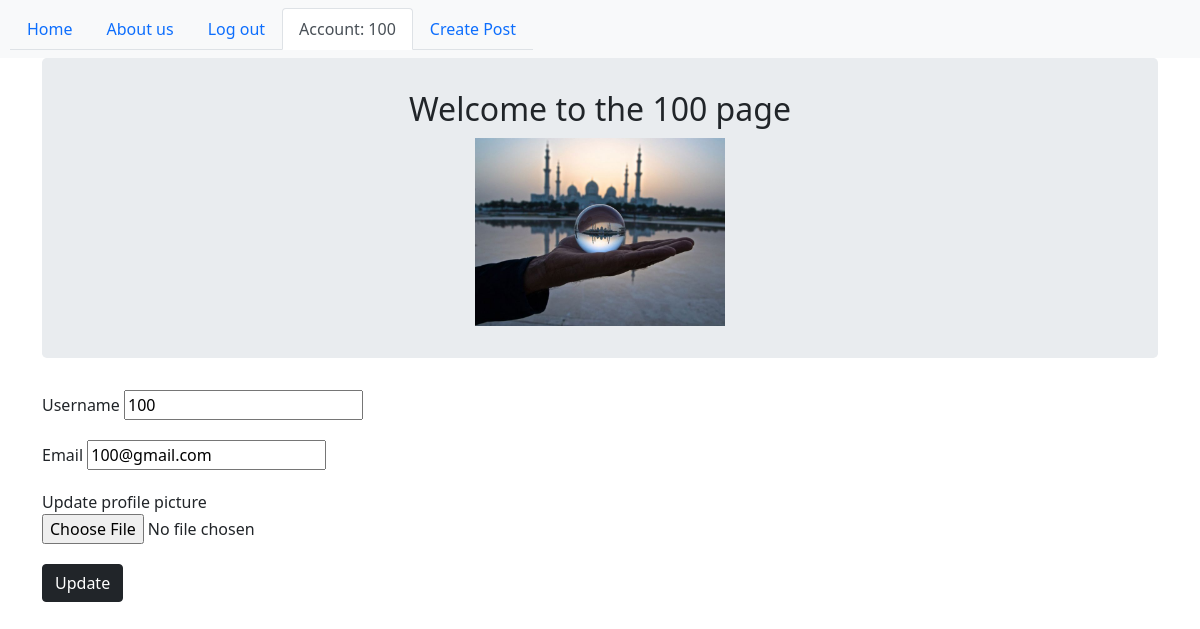
/account (signed in), run on the app's committed database.
### myproject/models.py (models this page shows, shortened)
class User(db.Model, UserMixin):
    __tablename__ = 'user_table'
    id = db.Column(db.Integer, primary_key=True)
    email = db.Column(db.String(64), unique=True, index=True)
    username = db.Column(db.String(64), unique=True, index=True)
    password_hash = db.Column(db.String(128))
    img = db.Column(db.String(64))
    post = db.relationship("Post", backref='user', lazy=True)

### app.py (the view, shortened to what this page needs)
@app.route('/account', methods=['GET', 'POST'])
@login_required
def account():
    form = AccountForm()
    return render_template('account.html', form=form)

### myproject/forms.py
class AccountForm(FlaskForm):
    old_username = HiddenField()
    new_username = StringField('Username')
    email = StringField('Email')
    img = FileField('Update profile picture')
    update = SubmitField('Update')

### myproject/models.py (called while the page is built)
@login_manager.user_loader
def load_user(user_id):
    return User.query.get(user_id)

### myproject/templates/account.html (shortened to what this page needs)
{% extends "base.html" %}
{% block content %}
<div class="container-lg">
    <div class="jumbotron my_jumbotron">
        <h2>Welcome to the {{current_user.username}} page</h2>
        {% if current_user.img == "" %}
            <img class="logo" src="/static/img/avatar.jpg" alt="default_avatar">
        {% else %}
            <img class="logo" src="/static/img/{{current_user.img}}" alt="avatar">
        {% endif %}
    </div>
    <form method="POST" class="my-form" enctype="multipart/form-data">
        {{form.new_username.label}} {{form.new_username(value=current_user.username)}}<br>
        {{form.email.label}} {{form.email(value=current_user.email)}}<br>
        {{form.img.label}}<br>
        {{form.img()}}<br>
        {{form.update(class_="btn btn-dark")}}
    </form>
</div>
{% endblock %}

### myproject/templates/base.html (shortened to what this page needs)
<!DOCTYPE html>
<html lang="en">
<head>
    <link href="https://cdn.jsdelivr.net/npm/bootstrap@5.0.0-beta3/dist/css/bootstrap.min.css" rel="stylesheet">
	<link rel="stylesheet" href="../static/main.css">
</head>
<body>
<div class="navbar navbar-expand-lg navbar-light bg-light" id="myNavbar">
	<ul class="nav nav-tabs">
		  <li class="nav-item">
			<a class="nav-link" href="{{url_for('home')}}">Home</a>
		  </li>
		  <li class="nav-item">
			<a class="nav-link" href="{{url_for('about_us')}}">About us</a>
		  </li>
	  {% if current_user.is_authenticated %}
		  <li class="nav-item">
			<a class="nav-link" href="{{url_for('log_out')}}">Log out</a>
		  </li>
		  <li class="nav-item">
			<a class="nav-link" href="{{url_for('account')}}">Account: {{current_user.username}}</a>
		  </li>
		  <li class="nav-item">
			<a class="nav-link" href="{{url_for('create')}}">Create Post</a>
		  </li>
	  {% endif %}
	</ul>
</div>
{% block content %}
{% endblock %}
</body>
</html>

### myproject/static/main.css (style rules this page uses)
.jumbotron { padding: 2rem 1rem; margin-bottom: 2rem; background-color: #e9ecef; border-radius: .3rem; }
.my_jumbotron { text-align: center; }
a { text-decoration: none; }
h2 { margin-bottom: 10px; }
ul { list-style-type: none; margin-left: 10px; padding: 0; }
.my-form { width: 100%; }
.my-form input { margin-bottom: 20px; }
.logo { width: 250px; }

### data on the page
User: username "100", img (picture), email "100@gmail.com"
